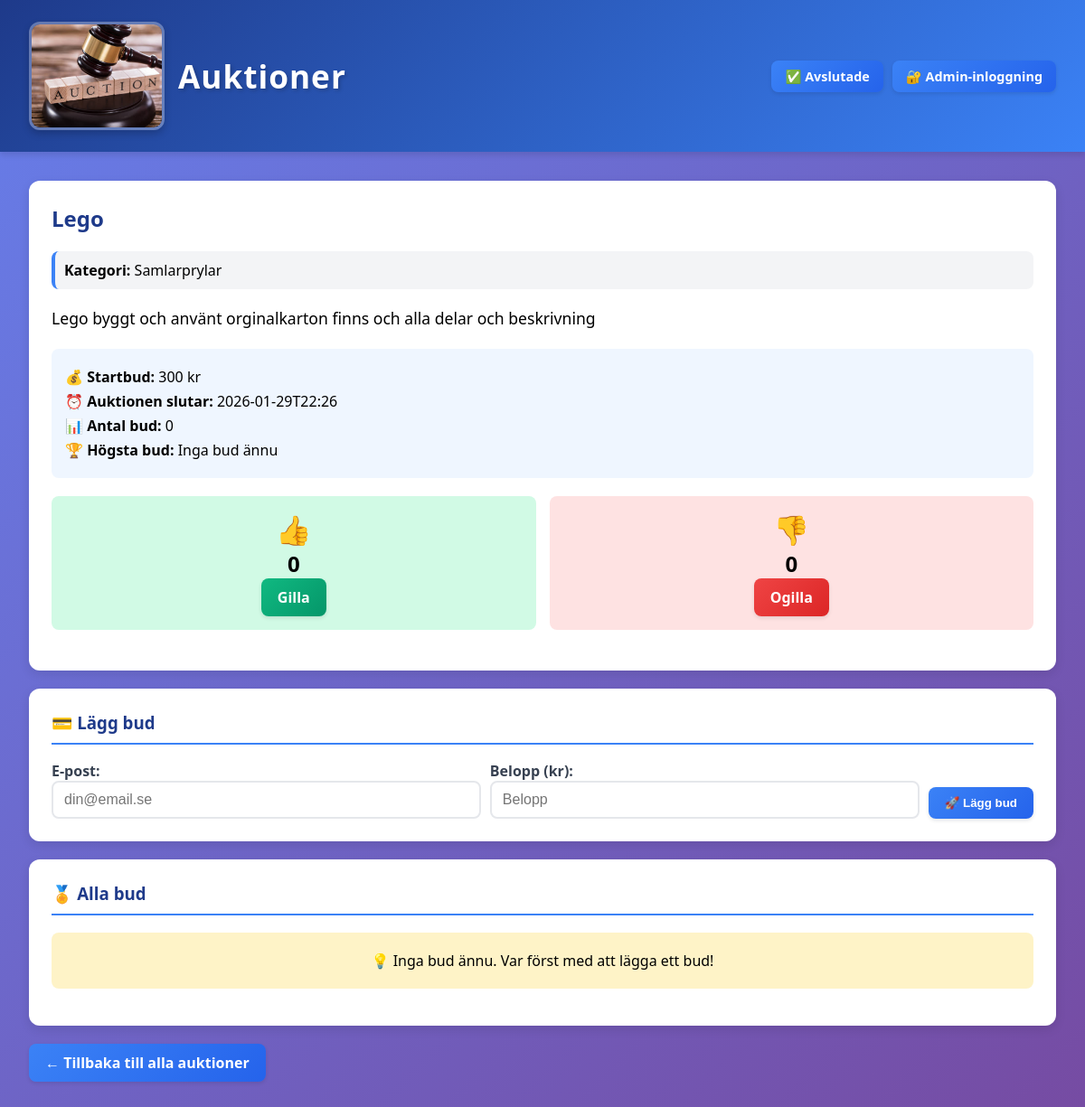
The page /auction/4 on the database its author committed.
### tables this page shows
CREATE TABLE auctions (
    id INTEGER PRIMARY KEY AUTOINCREMENT,
    title TEXT NOT NULL,
    description TEXT NOT NULL,
    starting_bid REAL NOT NULL,
    end_datetime TEXT NOT NULL,
    category TEXT DEFAULT 'Övrigt',
    likes INTEGER DEFAULT 0,
    dislikes INTEGER DEFAULT 0
);

### myblueprints/auctions/auctions_routes.py (the view)
@auctions_bp.route("/auction/<int:id>")
def detail(id):
    auction = AuctionRepository.get_by_id(id)
    bids = BidRepository.get_all_for_auction(id)
    bid_count = BidRepository.count_for_auction(id)
    highest_bid = BidRepository.get_highest(id)
    return render_template(
        "auction_detail.html",
        auction=auction,
        bids=bids,
        bid_count=bid_count,
        highest_bid=highest_bid
    )

### database.py (called while the page is built)
def get_db():
    if "db" not in g:
        g.db = sqlite3.connect(DATABASE)
        g.db.row_factory = sqlite3.Row
    return g.db

### dbrepositories/auction_repository.py (called while the page is built)
    @staticmethod
    def get_by_id(auction_id):
        return get_db().execute(
            "SELECT * FROM auctions WHERE id = ?",
            (auction_id,)
        ).fetchone()

### dbrepositories/bid_repository.py (called while the page is built)
    @staticmethod
    def count_for_auction(auction_id):
        return get_db().execute(
            """
            SELECT COUNT(*) as count
            FROM bids
            WHERE auction_id = ?
            """,
            (auction_id,)
        ).fetchone()["count"]

    @staticmethod
    def get_highest(auction_id):
        return get_db().execute(
            """
            SELECT MAX(amount) as highest
            FROM bids
            WHERE auction_id = ?
            """,
            (auction_id,)
        ).fetchone()["highest"]

    @staticmethod
    def get_all_for_auction(auction_id):
        return get_db().execute(
            """
            SELECT * FROM bids
            WHERE auction_id = ?
            ORDER BY amount DESC, created_at DESC
            """,
            (auction_id,)
        ).fetchall()

### templates/auction_detail.html (shortened to what this page needs)
{% extends "base.html" %}
{% block content %}
<div class="detail-section">
    <h2 style="color: #1e3a8a; margin-top: 0;">{{ auction.title }}</h2>
    <p style="background: #f3f4f6; padding: 10px; border-radius: 8px; border-left: 4px solid #3b82f6;">
        <strong>Kategori:</strong> {{ auction.category or 'Övrigt' }}
    </p>
    <p style="font-size: 1.1rem; line-height: 1.6;">{{ auction.description }}</p>
    <div style="background: #eff6ff; padding: 15px; border-radius: 8px; margin: 20px 0;">
        <p style="margin: 5px 0;"><strong>💰 Startbud:</strong> {{ auction.starting_bid|int }} kr</p>
        <p style="margin: 5px 0;"><strong>⏰ Auktionen slutar:</strong> {{ auction.end_datetime }}</p>
        <p style="margin: 5px 0;"><strong>📊 Antal bud:</strong> {{ bid_count }}</p>
        <p style="margin: 5px 0;"><strong>🏆 Högsta bud:</strong>
        {% if highest_bid %}
            {{ highest_bid|int }} kr
        {% else %}
            Inga bud ännu
        {% endif %}
        </p>
    </div>
    <div style="display: flex; gap: 15px; margin: 20px 0;">
        <div style="flex: 1; text-align: center; background: #d1fae5; padding: 15px; border-radius: 8px;">
            <div style="font-size: 2rem;">👍</div>
            <div style="font-size: 1.5rem; font-weight: bold;">{{ auction.likes }}</div>
            <a class="btn btn-success" href="/auction/{{ auction.id }}/like">Gilla</a>
        </div>
        <div style="flex: 1; text-align: center; background: #fee2e2; padding: 15px; border-radius: 8px;">
            <div style="font-size: 2rem;">👎</div>
            <div style="font-size: 1.5rem; font-weight: bold;">{{ auction.dislikes }}</div>
            <a class="btn btn-danger" href="/auction/{{ auction.id }}/dislike">Ogilla</a>
        </div>
    </div>
</div>
<div class="detail-section">
    <h3>💳 Lägg bud</h3>
    <form method="post" action="/auction/{{ auction.id }}/bid" style="display: flex; gap: 10px; flex-wrap: wrap; align-items: flex-end;">
        <div style="flex: 1; min-width: 200px;">
            <label for="bidder">E-post:</label><br>
            <input name="bidder" id="bidder" type="email" placeholder="din@email.se" required style="width: 100%;">
        </div>
        <div style="flex: 1; min-width: 150px;">
            <label for="amount">Belopp (kr):</label><br>
            <input name="amount" id="amount" type="number" step="1" min="1" placeholder="Belopp" required style="width: 100%;">
        </div>
        <button type="submit">🚀 Lägg bud</button>
    </form>
</div>
<div class="detail-section">
    <h3>🏅 Alla bud</h3>
    {% if bids %}
    <ul class="bid-list">
    {% for bid in bids %}
        <li>
            <div style="display: flex; justify-content: space-between; align-items: center;">
                <div>
                    <strong style="color: #1e3a8a;">📧 {{ bid.bidder }}</strong>
                </div>
                <div style="text-align: right; display: flex; align-items: center; gap: 15px;">
                    <div>
                        <strong style="color: #059669; font-size: 1.2rem;">{{ bid.amount|int }} kr</strong><br>
                        <span style="color: #666; font-size: 0.9rem;">🕐 {{ bid.created_at[:19] }}</span>
                    </div>
                    {% if session.get('logged_in') %}
                    <a href="/admin/bid/delete/{{ bid.id }}/{{ auction.id }}"
                       class="btn-danger"
                       style="padding: 5px 10px; font-size: 0.9rem;"
                       onclick="return confirm('Är du säker på att du vill ta bort detta bud?');">
                        🗑️ Ta bort
                    </a>
                    {% endif %}
                </div>
            </div>
        </li>
    {% endfor %}
    </ul>
    {% else %}
    <p style="text-align: center; padding: 20px; background: #fef3c7; border-radius: 8px;">
        💡 Inga bud ännu. Var först med att lägga ett bud!
    </p>
    {% endif %}
</div>
<div style="display: flex; gap: 10px; margin: 20px 0;">
    <a href="/" class="btn">← Tillbaka till alla auktioner</a>
</div>
{% endblock %}

### static/style.css (style rules this page uses)
* { box-sizing: border-box; }
body { font-family: 'Segoe UI', Tahoma, Geneva, Verdana, sans-serif; background: linear-gradient(135deg, #667eea 0%, #764ba2 100%); background-attachment: fixed; margin: 0; padding: 0; min-height: 100vh; }
button, .btn { background: linear-gradient(135deg, #3b82f6 0%, #2563eb 100%); color: white; border: none; padding: 10px 18px; border-radius: 8px; cursor: pointer; font-weight: 600; transition: all 0.3s ease; box-shadow: 0 2px 4px rgba(0, 0, 0, 0.1); text-decoration: none; display: inline-block; }
.btn-danger { background: linear-gradient(135deg, #ef4444 0%, #dc2626 100%); }
.btn-success { background: linear-gradient(135deg, #10b981 0%, #059669 100%); }
input, textarea, select { padding: 10px 12px; margin-right: 5px; border: 2px solid #e5e7eb; border-radius: 8px; font-size: 1rem; transition: all 0.3s ease; }
.detail-section { background: white; padding: 25px; border-radius: 12px; margin-bottom: 20px; box-shadow: 0 4px 12px rgba(0, 0, 0, 0.1); }
.detail-section h3 { color: #1e3a8a; border-bottom: 2px solid #3b82f6; padding-bottom: 10px; margin-top: 0; }
form { margin: 0; }
label { font-weight: 600; color: #374151; margin-right: 10px; }

### rows shown on the page
auctions: title "Lego", category "Samlarprylar", description "Lego byggt och använt orginalkarton finns och alla delar och beskrivning", starting_bid "300", end_datetime "2026-01-29T22:26", likes "0", dislikes "0"

### other values the page prints
{{ bid_count }} "0"
